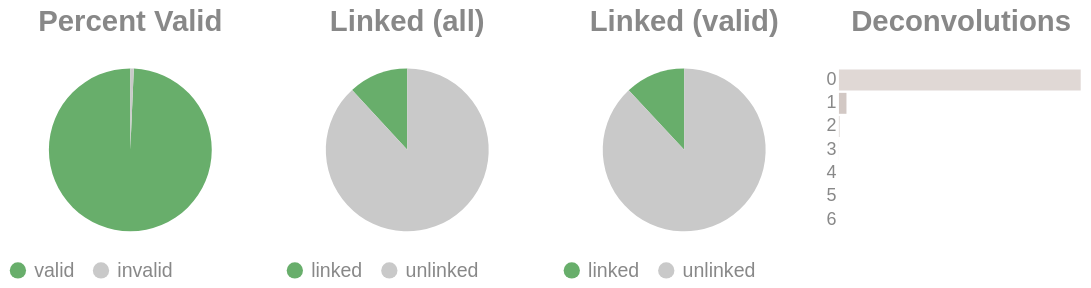

The notebook cell this image was saved under:
### Code cell
if SKIPLR:
    pass
else:
    clash = Counter()
    for i in valids['molecule'].to_list():
        _mol = i.split("-")
        if len(_mol) == 1:
            clash.update('0')
        else:
            clash.update(_mol[-1])

    _d = {"deconvolutions": [], 'count': []}
    for k,v in clash.items():
        _d['deconvolutions'].append(k)
        _d['count'].append(v)

    tot_valid = valids['reads'].sum()
    mask = valids['reads'] >= 2
    n_linked_reads = valids.filter(mask)['reads'].sum()
    if n_linked_reads == 0:
        print_html("No linked molecules (>=2 reads) were detected; skipping linked-only distributions.")
        SKIPLR = True
    else:
        perc_valid = round(tot_valid / n_reads, 4)
        linked_perc_abs = round(n_linked_reads / n_reads, 4)
        linked_perc = round(n_linked_reads / tot_valid, 4)

    _valid = pl.DataFrame({"valids": ['valid', 'invalid'], "count": [tot_valid, n_reads - tot_valid]})
    _linked_abs = pl.DataFrame({"linked (absolute)": ['linked', 'unlinked'], "count": [n_linked_reads, n_reads - n_linked_reads]})
    _linked_rel = pl.DataFrame({"linked (valids)": ['linked', 'unlinked'], "count": [n_linked_reads, tot_valid - n_linked_reads]})

    (
        alt.hconcat(
            piechart(_valid, goodval = 'valid', title = "Percent Valid"),
            piechart(_linked_abs, goodval = "linked", title =  "Linked (all)"),
            piechart(_linked_rel, goodval = "linked", title =  "Linked (valid)"),
            convolutionbar(pl.DataFrame(_d), title = "Deconvolutions"),
            center = True,
            bounds = 'flush'
        )
        .resolve_scale(color='independent')
        .resolve_legend('independent')
        .properties(usermeta={'embedOptions': {"actions": False}})
    ).display()

### Figure 1 — Vega-Lite specification as saved in the notebook (floating-point values rounded to 4 significant figures)
{"width": "container", "height": 400, "config": {"title": {"anchor": "start", "dy": -15, "fontSize": 18, "color": "#888888", "subtitleColor": "#888888", "subtitleFontSize": 14}, "arc": {"fill": "#0072B2"}, "axis": {"domainColor": "#888888", "domainWidth": 0.5, "gridWidth": 0.2, "grid": false, "titleFontWeight": 400, "titleFontSize": 15, "labelFontSize": 11, "labelColor": "#888888", "tickColor": "#888888", "tickWidth": 0.2, "titleColor": "#888888"}, "axisBand": {"grid": false}, "axisX": {"grid": true, "tickSize": 10, "domainCap": "round"}, "axisY": {"domain": false, "grid": true, "tickSize": 0, "domainCap": "round"}, "background": "transparent", "header": {"labelFontSize": 15, "labelColor": "#888888", "titleFontSize": 15, "titleFontWeight": 600, "titleColor": "#888888"}, "legend": {"labelFont": "sans-serif", "labelFontSize": 12, "labelColor": "#888888", "symbolSize": 100, "symbolType": "circle", "titleFontSize": 12, "titlePadding": 10, "titleColor": "#888888", "title": null}, "range": {"category": ["#E69F00", "#56B4E9", "#009E73", "#F0E442", "#0072B2", "#D55E00", "#CC79A7", "#000000"], "diverging": ["#cfe8f3", "#a2d4ec", "#73bfe2", "#46abdb", "#1696d2", "#12719e"]}, "area": {"fill": "#0072B2", "fillOpacity": 0.7, "line": true, "strokeOpacity": 0.7}, "line": {"color": "#0072B2", "stroke": "#0072B2", "strokeWidth": 2}, "trail": {"color": "#0072B2", "stroke": "#0072B2", "strokeWidth": 0, "size": 1}, "point": {"filled": true, "fillOpacity": 1.0, "size": 95}, "text": {"color": "#888888", "fontSize": 11, "align": "right", "fontWeight": 400, "size": 11}, "bar": {"fill": "#0072B2", "stroke": null}, "view": {"stroke": null, "continuousWidth": 660, "continuousHeight": 400}}, "hconcat": [{"data": {"name": "data-d820a82713a16219264f422783cffa42"}, "mark": {"type": "arc"}, "encoding": {"color": {"field": "valids", "legend": {"orient": "bottom", "title": null}, "scale": {"domain": ["valid", "invalid"], "range": ["#68ae6b", "#C9C9C9"]}, "title": "Valids", "type": "nominal"}, "theta": {"field": "count", "type": "quantitative"}, "tooltip": [{"field": "valids", "title": "Valids", "type": "ordinal"}, {"field": "percent", "format": ".2%", "title": "Percent", "type": "quantitative"}, {"field": "count", "title": "Count", "type": "quantitative"}]}, "height": 100, "title": {"text": "Percent Valid", "align": "center", "anchor": "middle"}, "transform": [{"calculate": "datum.count / 4399775", "as": "percent"}], "width": 150}, {"data": {"name": "data-2b558578e2a55857a454efd694469b54"}, "mark": {"type": "arc"}, "encoding": {"color": {"field": "linked (absolute)", "legend": {"orient": "bottom", "title": null}, "scale": {"domain": ["linked", "unlinked"], "range": ["#68ae6b", "#C9C9C9"]}, "title": "Linked (Absolute)", "type": "nominal"}, "theta": {"field": "count", "type": "quantitative"}, "tooltip": [{"field": "linked (absolute)", "title": "Linked (Absolute)", "type": "ordinal"}, {"field": "percent", "format": ".2%", "title": "Percent", "type": "quantitative"}, {"field": "count", "title": "Count", "type": "quantitative"}]}, "height": 100, "title": {"text": "Linked (all)", "align": "center", "anchor": "middle"}, "transform": [{"calculate": "datum.count / 4399775", "as": "percent"}], "width": 150}, {"data": {"name": "data-450cef8c0a1e8017362a352133107783"}, "mark": {"type": "arc"}, "encoding": {"color": {"field": "linked (valids)", "legend": {"orient": "bottom", "title": null}, "scale": {"domain": ["linked", "unlinked"], "range": ["#68ae6b", "#C9C9C9"]}, "title": "Linked (Valids)", "type": "nominal"}, "theta": {"field": "count", "type": "quantitative"}, "tooltip": [{"field": "linked (valids)", "title": "Linked (Valids)", "type": "ordinal"}, {"field": "percent", "format": ".2%", "title": "Percent", "type": "quantitative"}, {"field": "count", "title": "Count", "type": "quantitative"}]}, "height": 100, "title": {"text": "Linked (valid)", "align": "center", "anchor": "middle"}, "transform": [{"calculate": "datum.count / 4369665", "as": "percent"}], "width": 150}, {"data": {"name": "data-90abe21e142706a3ab3acb05aaa63db9"}, "mark": {"type": "bar"}, "encoding": {"color": {"field": "deconvolutions", "legend": null, "scale": {"scheme": "lightgreyred"}, "type": "nominal"}, "tooltip": [{"field": "deconvolutions", "title": "Deconvolutions", "type": "ordinal"}, {"field": "percent", "format": ".2%", "title": "Percent", "type": "quantitative"}, {"field": "count", "title": "Count", "type": "quantitative"}], "x": {"axis": null, "field": "count", "type": "quantitative"}, "y": {"field": "deconvolutions", "sort": "ascending", "title": null, "type": "nominal"}}, "height": 100, "title": {"text": "Deconvolutions", "align": "center", "anchor": "middle"}, "transform": [{"calculate": "datum.count / 4088939", "as": "percent"}], "width": 150}], "bounds": "flush", "center": true, "resolve": {"legend": {"angle": "independent"}, "scale": {"color": "independent"}}, "usermeta": {"embedOptions": {"actions": false}}, "$schema": "https://vega.github.io/schema/vega-lite/v6.1.0.json", "datasets": {"data-d820a82713a16219264f422783cffa42": [{"valids": "valid", "count": 4369665}, {"valids": "invalid", "count": 30110}], "data-2b558578e2a55857a454efd694469b54": [{"linked (absolute)": "linked", "count": 521135}, {"linked (absolute)": "unlinked", "count": 3878640}], "data-450cef8c0a1e8017362a352133107783": [{"linked (valids)": "linked", "count": 521135}, {"linked (valids)": "unlinked", "count": 3848530}], "data-90abe21e142706a3ab3acb05aaa63db9": [{"deconvolutions": "0", "count": 3957818}, {"deconvolutions": "1", "count": 123280}, {"deconvolutions": "2", "count": 7230}, {"deconvolutions": "3", "count": 536}, {"deconvolutions": "4", "count": 65}, {"deconvolutions": "5", "count": 8}, {"deconvolutions": "6", "count": 2}]}}
